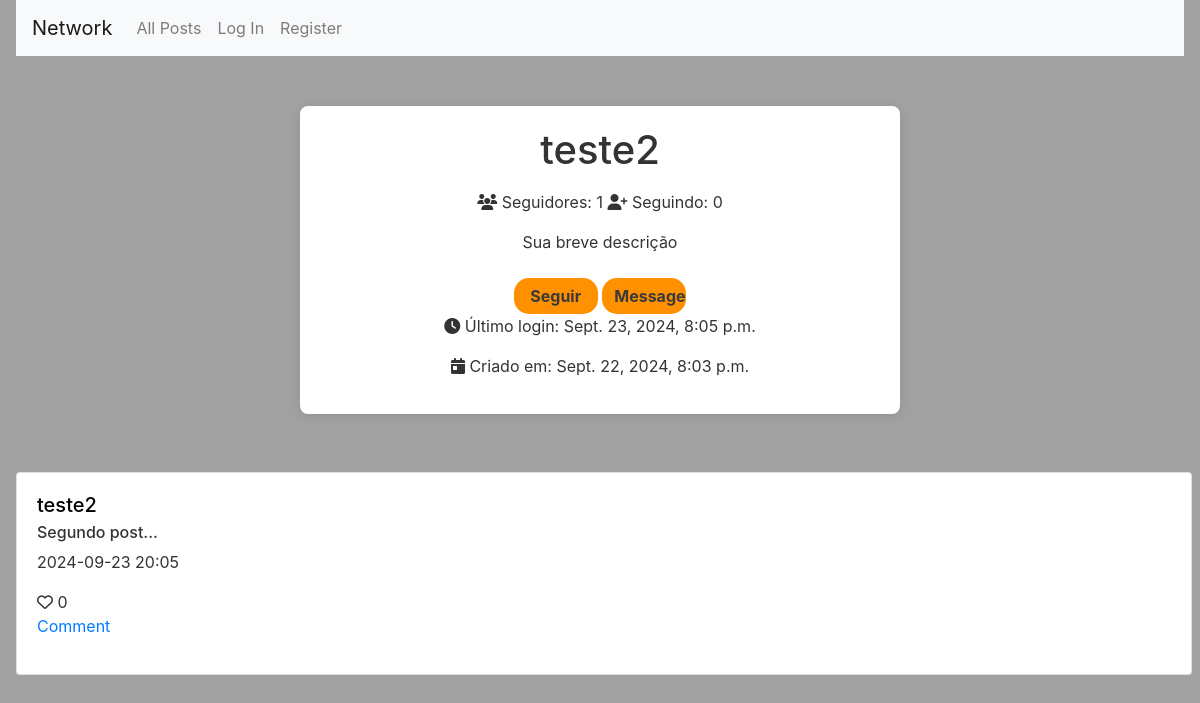
Page /profile/teste2 on the earlier database version.
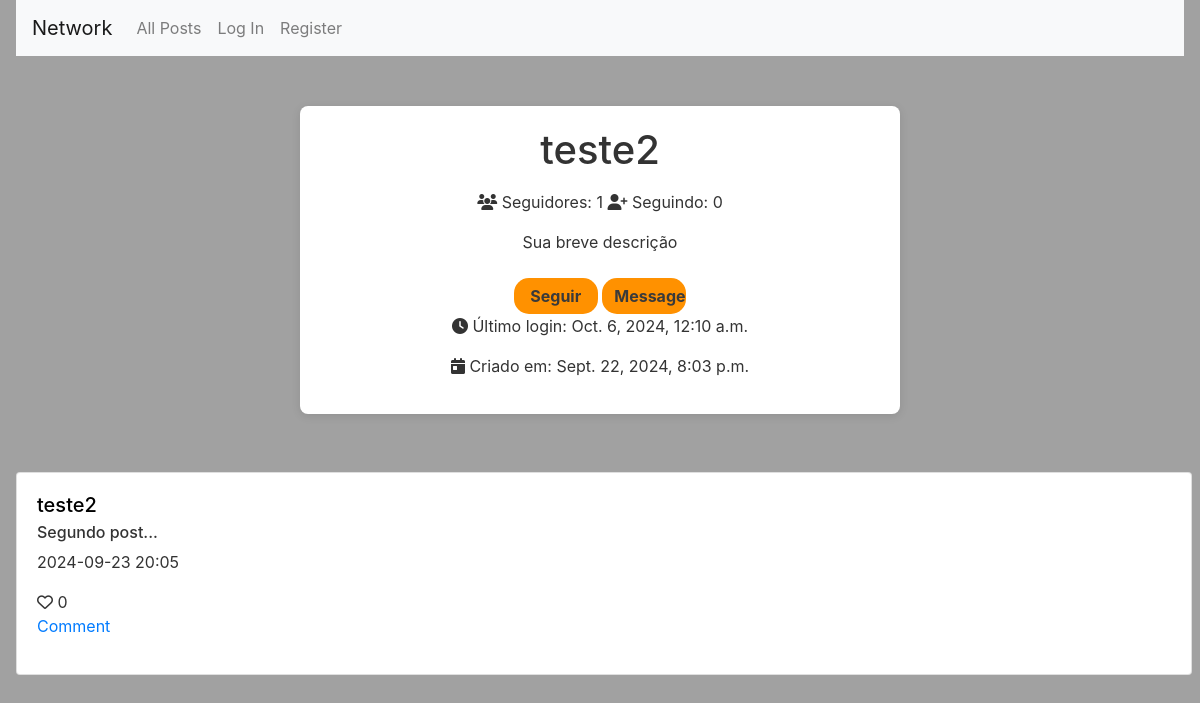
Same page on the later database version.
### network/models.py (models this page shows, shortened)
class User(AbstractUser):
    following = models.ManyToManyField('self', related_name='followers', symmetrical=False)

### network/views.py (the view)
# urls.py: path("profile/<str:username>", views.load_profile, name="profile"),
def load_profile(request, username):
    user = User.objects.get(username=username)
    posts = user.posts.all().order_by('-created_at')
    paginator = Paginator(posts, 10)
    page_number = request.GET.get('page')
    page_obj = paginator.get_page(page_number)
    return render(request, 'network/profile.html', {
        "profile": user,
        "posts": posts,
        "followers": user.followers.all(),
        "page_obj": page_obj
    })

### network/templates/network/profile.html (shortened to what this page needs)
{% extends "network/layout.html" %}
{% block body %}
<div class="container text-center">
    <h1 class="mb-3">{{ profile.username }}</h1>
    <div class="mb-3">
        <i class="fa-solid fa-users me-2"></i> Seguidores: <span data-set="followers-count">{{ profile.followers.count }}</span>
        <i class="fa-solid fa-user-plus me-2"></i> Seguindo: <span data-set="following-count">{{ profile.following.count }}</span>
    </div>
    <p>Sua breve descrição</p>
    {% if profile == user %}
    <a href="" class="btn btn-outline-success me-2">Edit</a>
    <a href="#" class="btn btn-outline-success">Share Profile</a>
    {% else %}
        {% if user not in followers %}
        <a href="{% url 'follow' profile.username%}" class="btn btn-outline-success me-2">Seguir</a>
        {% else %}
        <a href="{% url 'follow' profile.username%}" class="btn btn-outline-success me-2">DeSeguir</a>
        {% endif %}
    <a href="#" class="btn btn-outline-success">Message</a>
    {% endif %}
    <div class="mb-3">
        <i class="fa-solid fa-clock me-2"></i> Último login: <span id="last-login">{{ profile.last_login }}</span>
    </div>
    <div class="mb-3">
        <i class="fa-solid fa-calendar-day me-2"></i> Criado em: <span id="created-at">{{ profile.date_joined }}</span>
    </div>
</div>
{% if posts %}
    <div id="posts_index">
        {% for post in page_obj %}
            <div class="card" style="margin-top: 1vh; width: 100%;">
                <div class="card-body">
                    <h5 class="card-title"><a class="card-title" href="{% url 'profile' post.user.username %}">{{ post.user.username }}</a></h5>
                    <div id="content-area">
                        <h6 id="content_post{{ post.id }}" class="card-subtitle mb-2 text-body-secondary"> {{ post.content }}... </h6>
                    </div>
                    <p class="card-text"> {{ post.created_at|date:"Y-m-d H:i" }} </p>
                    <button class="like-btn">
                        <i class="fa-regular fa-heart"></i>
                        <span id="like_qtd">0</span>
                    </button>
                    <a href="#" class="card-link">
                        <p>Comment</p>
                    </a>
                </div>
            </div>
        {% endfor %}
    </div>
{% endif %}
{% endblock %}

Differences in the rows shown:
changed User "teste2": last_login "Sept. 23, 2024, 8:05 p.m." → "Oct. 6, 2024, 12:10 a.m."
